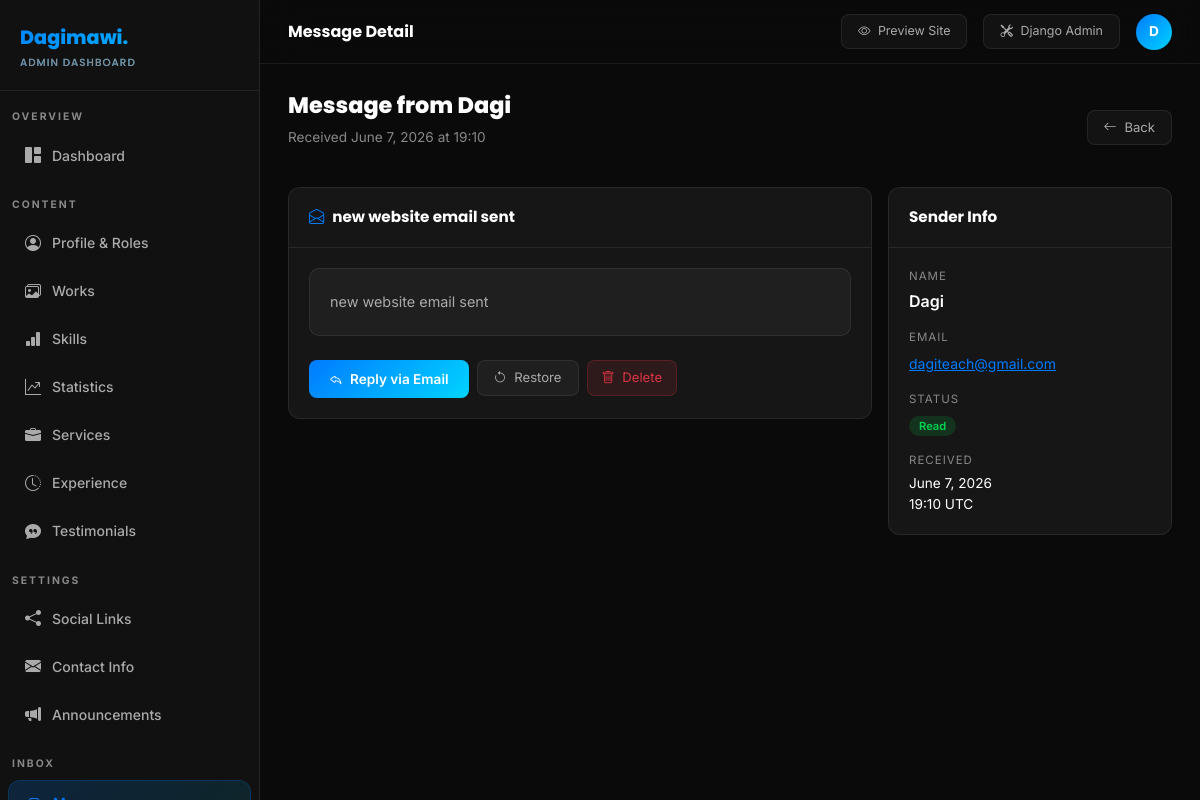
Page /dashboard/messages/2/ (signed in) on the committed database.
### portfolio/models.py (models this page shows, shortened)
class ContactMessage(models.Model):
    name = models.CharField(max_length=100)
    email = models.EmailField()
    subject = models.CharField(max_length=200)
    message = models.TextField()
    created_at = models.DateTimeField(auto_now_add=True)
    is_read = models.BooleanField(default=False)
    is_archived = models.BooleanField(default=False)
    class Meta:
        ordering = ['-created_at']

### portfolio/views.py (the view)
# urls.py: path('dashboard/messages/<int:pk>/', views.dashboard_message_detail, name='dashboard_message_detail'),
@login_required(login_url='/dashboard/login/')
def dashboard_message_detail(request, pk):
    if not request.user.is_staff: return redirect('portfolio:home')
    msg = get_object_or_404(ContactMessage, pk=pk)
    if not msg.is_read:
        msg.is_read = True
        msg.save()
    return render(request, 'dashboard/message_detail.html', {'msg': msg})

### portfolio/context_processors.py (called while the page is built)
def global_context(request):
    social_links = SocialLink.objects.all()
    contact_info = ContactInfo.objects.first()
    unread_messages = ContactMessage.objects.filter(is_read=False).count()
    now = timezone.now()
    announcement = Announcement.objects.filter(
        is_active=True,
        start_date__lte=now
    ).filter(
        end_date__isnull=True
    ).first() or Announcement.objects.filter(
        is_active=True,
        start_date__lte=now,
        end_date__gte=now
    ).first()
    return {
        'social_links': social_links,
        'contact_info': contact_info,
        'active_announcement': announcement,
        'unread_messages_count': unread_messages,
    }

### portfolio/templates/dashboard/message_detail.html (shortened to what this page needs)
{% extends 'dashboard/base.html' %}
{% block topbar_title %}Message Detail{% endblock %}
{% block content %}
<div class="page-header">
  <div><h1>Message from {{ msg.name }}</h1><p>Received {{ msg.created_at|date:"F j, Y \a\t H:i" }}</p></div>
  <a href="{% url 'portfolio:dashboard_messages' %}" class="btn-ghost" style="text-decoration:none;"><i class="bi bi-arrow-left me-1"></i> Back</a>
</div>
<div class="row g-3">
  <div class="col-lg-8">
    <div class="panel">
      <div class="panel-header"><div class="panel-title"><i class="bi bi-envelope-open me-2" style="color:#007BFF"></i>{{ msg.subject }}</div></div>
      <div class="panel-body">
        <div style="background:var(--glass);border:1px solid var(--border);border-radius:10px;padding:20px;line-height:1.8;font-size:0.9rem;color:var(--sub);white-space:pre-wrap;">{{ msg.message }}</div>
        <div class="d-flex gap-2 mt-4 flex-wrap">
          <a href="mailto:{{ msg.email }}?subject=Re: {{ msg.subject }}" class="btn-grad" style="text-decoration:none;"><i class="bi bi-reply me-1"></i> Reply via Email</a>
          <form method="post" action="{% url 'portfolio:dashboard_message_action' msg.pk %}" style="display:inline">
            <button type="submit" class="btn-ghost"><i class="bi bi-{% if msg.is_archived %}arrow-counterclockwise{% else %}archive{% endif %} me-1"></i> {% if msg.is_archived %}Restore{% else %}Archive{% endif %}</button>
          </form>
          <form method="post" action="{% url 'portfolio:dashboard_message_action' msg.pk %}" style="display:inline">
            <button type="submit" class="btn-danger-soft" onclick="return confirm('Permanently delete this message?')"><i class="bi bi-trash me-1"></i> Delete</button>
          </form>
        </div>
      </div>
    </div>
  </div>
  <div class="col-lg-4">
    <div class="panel">
      <div class="panel-header"><div class="panel-title">Sender Info</div></div>
      <div class="panel-body">
        <div class="mb-3"><div style="font-size:0.72rem;color:var(--muted);text-transform:uppercase;letter-spacing:1px;margin-bottom:4px;">Name</div><div style="font-weight:600;">{{ msg.name }}</div></div>
        <div class="mb-3"><div style="font-size:0.72rem;color:var(--muted);text-transform:uppercase;letter-spacing:1px;margin-bottom:4px;">Email</div><a href="mailto:{{ msg.email }}" style="color:#007BFF;font-size:0.875rem;">{{ msg.email }}</a></div>
        <div class="mb-3"><div style="font-size:0.72rem;color:var(--muted);text-transform:uppercase;letter-spacing:1px;margin-bottom:4px;">Status</div>
          {% if msg.is_read %}<span class="badge-status badge-active">Read</span>{% else %}<span class="badge-status badge-unread-msg">Unread</span>{% endif %}
        </div>
        <div><div style="font-size:0.72rem;color:var(--muted);text-transform:uppercase;letter-spacing:1px;margin-bottom:4px;">Received</div><div style="font-size:0.85rem;">{{ msg.created_at|date:"F j, Y" }}<br>{{ msg.created_at|date:"H:i" }} UTC</div></div>
      </div>
    </div>
  </div>
</div>
{% endblock %}

### portfolio/templates/dashboard/base.html (shortened to what this page needs)
{% load static %}
<!DOCTYPE html>
<html lang="en">
<head>
  <link href="https://cdn.jsdelivr.net/npm/bootstrap@5.3.2/dist/css/bootstrap.min.css" rel="stylesheet">
  <link rel="stylesheet" href="https://cdn.jsdelivr.net/npm/bootstrap-icons@1.11.3/font/bootstrap-icons.min.css">
</head>
<body>
<aside class="sidebar" id="sidebar">
  <div class="sidebar-brand">
    Dagimawi.
    <small>Admin Dashboard</small>
  </div>
  <div class="sidebar-section">Overview</div>
  <a href="{% url 'portfolio:dashboard_home' %}" class="nav-link {% if request.resolver_match.url_name == 'dashboard_home' %}active{% endif %}">
    <i class="bi bi-grid-1x2-fill"></i> Dashboard
  </a>
  <div class="sidebar-section">Content</div>
  <a href="{% url 'portfolio:dashboard_profile' %}" class="nav-link {% if request.resolver_match.url_name == 'dashboard_profile' %}active{% endif %}">
    <i class="bi bi-person-circle"></i> Profile & Roles
  </a>
  <a href="{% url 'portfolio:dashboard_works' %}" class="nav-link {% if 'dashboard_work' in request.resolver_match.url_name %}active{% endif %}">
    <i class="bi bi-images"></i> Works
  </a>
  <a href="{% url 'portfolio:dashboard_skills' %}" class="nav-link {% if request.resolver_match.url_name == 'dashboard_skills' %}active{% endif %}">
    <i class="bi bi-bar-chart-fill"></i> Skills
  </a>
  <a href="{% url 'portfolio:dashboard_stats' %}" class="nav-link {% if request.resolver_match.url_name == 'dashboard_stats' %}active{% endif %}">
    <i class="bi bi-graph-up-arrow"></i> Statistics
  </a>
  <a href="{% url 'portfolio:dashboard_services' %}" class="nav-link {% if request.resolver_match.url_name == 'dashboard_services' %}active{% endif %}">
    <i class="bi bi-briefcase-fill"></i> Services
  </a>
  <a href="{% url 'portfolio:dashboard_experience' %}" class="nav-link {% if request.resolver_match.url_name == 'dashboard_experience' %}active{% endif %}">
    <i class="bi bi-clock-history"></i> Experience
  </a>
  <a href="{% url 'portfolio:dashboard_testimonials' %}" class="nav-link {% if request.resolver_match.url_name == 'dashboard_testimonials' %}active{% endif %}">
    <i class="bi bi-chat-quote-fill"></i> Testimonials
  </a>
  <div class="sidebar-section">Settings</div>
  <a href="{% url 'portfolio:dashboard_social' %}" class="nav-link {% if request.resolver_match.url_name == 'dashboard_social' %}active{% endif %}">
    <i class="bi bi-share-fill"></i> Social Links
  </a>
  <a href="{% url 'portfolio:dashboard_contact_info' %}" class="nav-link {% if request.resolver_match.url_name == 'dashboard_contact_info' %}active{% endif %}">
    <i class="bi bi-envelope-fill"></i> Contact Info
  </a>
  <a href="{% url 'portfolio:dashboard_announcements' %}" class="nav-link {% if request.resolver_match.url_name == 'dashboard_announcements' %}active{% endif %}">
    <i class="bi bi-megaphone-fill"></i> Announcements
  </a>
  <div class="sidebar-section">Inbox</div>
  <a href="{% url 'portfolio:dashboard_messages' %}" class="nav-link {% if 'dashboard_message' in request.resolver_match.url_name %}active{% endif %}">
    <i class="bi bi-inbox-fill"></i> Messages
  </a>
</aside>
<div class="main-wrap">
  <div class="topbar">
    <div class="topbar-title">{% block topbar_title %}Dashboard{% endblock %}</div>
    <a href="{% url 'portfolio:home' %}" class="btn-ghost" target="_blank" style="font-size:0.78rem;text-decoration:none;"><i class="bi bi-eye me-1"></i> Preview Site</a>
    <a href="/admin/" class="btn-ghost" target="_blank" style="font-size:0.78rem;text-decoration:none;"><i class="bi bi-tools me-1"></i> Django Admin</a>
    <div class="topbar-avatar">{{ request.user.username|first|upper }}</div>
  </div>
  <div class="page-body">
    {% block content %}{% endblock %}
  </div>
</div>
</body>
</html>

### portfolio/templates/dashboard/base.html (style rules this page uses)
:root { --bg: #0A0A0A; --bg2: #111; --bg3: #181818; --card: #161616; --glass: rgba(255,255,255,0.04); --border: rgba(255,255,255,0.08); --blue: #007BFF; --cyan: #00D4FF; --grad: linear-gradient(135deg,#007BFF,#00D4FF); --text: #fff; --muted: #888; --sub: #aaa; --radius: 12px; --sidebar: 260px; }
*, *::before, *::after { box-sizing: border-box; margin: 0; padding: 0; }
body { background: var(--bg); color: var(--text); font-family: 'Inter', sans-serif; display: flex; min-height: 100vh; }
.sidebar { width: var(--sidebar); background: var(--bg2); border-right: 1px solid var(--border); display: flex; flex-direction: column; position: fixed; top: 0; left: 0; height: 100vh; z-index: 200; transition: transform 0.3s ease; overflow-y: auto; }
.sidebar-brand { padding: 24px 20px 20px; border-bottom: 1px solid var(--border); font-family: 'Poppins', sans-serif; font-weight: 800; font-size: 1.2rem; background: var(--grad); -webkit-background-clip: text; -webkit-text-fill-color: transparent; background-clip: text; }
.sidebar-brand small { display: block; font-size: 0.65rem; font-weight: 500; color: var(--muted); -webkit-text-fill-color: var(--muted); letter-spacing: 1px; text-transform: uppercase; margin-top: 2px; }
.sidebar-section { padding: 18px 12px 6px; font-size: 0.65rem; font-weight: 700; letter-spacing: 2px; text-transform: uppercase; color: var(--muted); }
.nav-link { display: flex; align-items: center; gap: 10px; padding: 10px 16px; border-radius: var(--radius); color: var(--sub) !important; font-size: 0.875rem; font-weight: 500; margin: 2px 8px; transition: all 0.2s ease; text-decoration: none; }
.nav-link i { font-size: 1rem; width: 18px; text-align: center; }
.nav-link.active { background: linear-gradient(135deg,rgba(0,123,255,0.18),rgba(0,212,255,0.1)); color: var(--blue) !important; border: 1px solid rgba(0,123,255,0.2); }
.main-wrap { margin-left: var(--sidebar); flex: 1; display: flex; flex-direction: column; min-height: 100vh; }
.topbar { height: 64px; background: rgba(10,10,10,0.9); backdrop-filter: blur(20px); border-bottom: 1px solid var(--border); display: flex; align-items: center; padding: 0 28px; gap: 16px; position: sticky; top: 0; z-index: 100; }
.topbar-title { font-family: 'Poppins', sans-serif; font-weight: 700; font-size: 1rem; flex: 1; }
.topbar-avatar { width: 36px; height: 36px; border-radius: 50%; background: var(--grad); display: flex; align-items: center; justify-content: center; font-weight: 700; font-size: 0.85rem; }
.page-body { padding: 28px; flex: 1; }
.panel { background: var(--card); border: 1px solid var(--border); border-radius: var(--radius); overflow: hidden; }
.panel-header { padding: 18px 20px; border-bottom: 1px solid var(--border); display: flex; align-items: center; justify-content: space-between; }
.panel-title { font-family: 'Poppins', sans-serif; font-weight: 700; font-size: 0.95rem; }
.panel-body { padding: 20px; }
.btn-grad { background: var(--grad); border: none; color: #fff; font-weight: 600; font-size: 0.85rem; border-radius: 8px; padding: 9px 20px; transition: all 0.2s; cursor: pointer; }
.btn-ghost { background: var(--glass); border: 1px solid var(--border); color: var(--sub); font-size: 0.82rem; border-radius: 8px; padding: 7px 16px; transition: all 0.2s; cursor: pointer; }
.btn-danger-soft { background: rgba(220,53,69,0.12); border: 1px solid rgba(220,53,69,0.25); color: #dc3545; font-size: 0.82rem; border-radius: 8px; padding: 7px 14px; transition: all 0.2s; cursor: pointer; }
.badge-status { padding: 3px 10px; border-radius: 50px; font-size: 0.7rem; font-weight: 600; }
.badge-active { background: rgba(0,212,80,0.15); color: #00d450; }
.page-header { display: flex; align-items: center; justify-content: space-between; margin-bottom: 24px; }
.page-header h1 { font-family: 'Poppins', sans-serif; font-weight: 800; font-size: 1.4rem; }
.page-header p { color: var(--muted); font-size: 0.85rem; margin-top: 2px; }

### rows in the picture
ContactMessage: name "Dagi", created_at "June 7, 2026 at 19:10", subject "new website email sent", message "new website email sent", email "dagiteach@gmail.com", created_at "June 7, 2026", created_at "19:10"

### other values in the picture
{{ request.user.username|first|upper }} "D"
